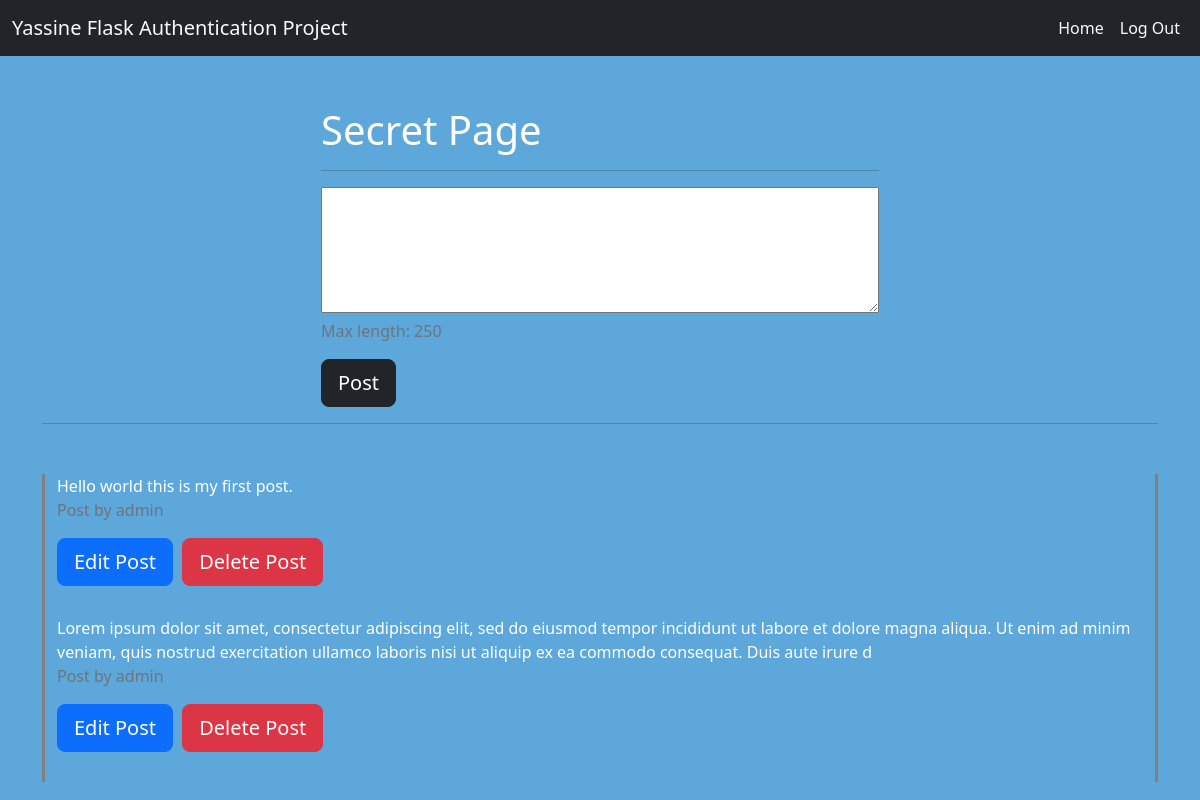
Screenshot of /secret (signed in) with the database file from the repository.
### social_app/db_models.py (models this page shows, shortened)
class User(UserMixin, db1.Model):
    __bind_key__ = "db1"
    id = db1.Column(db1.Integer, primary_key=True)
    username = db1.Column(db1.String(30), unique=True, nullable=False)
    password = db1.Column(db1.String,  unique=False, nullable=False)
    email = db1.Column(db1.String,  unique=True, nullable=False)
    info = {'bind_key': 'db1'}

### social_app/routes.py (the view, shortened to what this page needs)
@app.route("/secret", methods=["GET", "POST"])
@login_required
def secret_page():
    all_posts = get_all_posts()
    return render_template("secret.html", name=current_user.username, logged_in=current_user.is_authenticated, all_posts=all_posts)

### social_app/db_models.py (called while the page is built)
@login_manager.user_loader
def load_user(user_id):
    return User.query.get(int(user_id))

### social_app/utils.py (called while the page is built)
def get_all_posts():
   all_posts = Post.query.all()
   return all_posts

### social_app/templates/secret.html (shortened to what this page needs)
{% extends "base.html" %}
{% block content %}
<div class="secret-div-2 container ">
    <div class="secret-div-2-form-div">
        <h1 class="secret-div-2-h1">Secret Page</h1>
        <hr>
        <form action=" {{ url_for('secret_page') }}" method="POST">
            <textarea maxlength=250 type="text" name="post-text" id="postid"  rows="5" placeholder="Say somthing..." style="width:100%; " validate > </textarea>
                <p class="text-muted" >Max length: 250</p>
            <button class="btn btn-lg btn-dark" type="submit">Post</button>
        </form>
    </div>
    <hr>
    <div class="secret-div-post-div container">
        {% for posts in all_posts %}
            <div>
                <p class="secret-post-body" >{{ posts.post }}</p>
                <p class="secret-post-username text-muted" >Post by {{ posts.username }} </p>
                <button class="secret-edit-post btn btn-lg btn-primary" >Edit Post</button>
                <button class="secret-delete-post btn btn-lg btn-danger" >Delete Post</button>
            </div>
        {% endfor %}
    </div>
</div>
{% endblock %}

### social_app/templates/base.html (shortened to what this page needs)
<!DOCTYPE html>
<html>
<head>
    {% block head %}
    <link href="https://cdn.jsdelivr.net/npm/bootstrap@5.2.2/dist/css/bootstrap.min.css" rel="stylesheet">
    <link rel="stylesheet" href="static/css/style.css">
    {% endblock %}
</head>
<body>
    <section id="top-section">
        <div class=" top-section-container-fluid">
            <nav class="navbar navbar-expand-lg navbar-dark bg-dark ">
                <div class="container-fluid">
                    <a class="navbar-brand link-light" href=" {{ url_for('home_page') }} ">
                        Yassine Flask Authentication Project
                    </a>
                  <div class="justify-content-end collapse navbar-collapse" id="navbarText">
                    <ul class="navbar-nav ">
                        <li class="nav-item">
                            <a class="nav-link link-light" href="{{ url_for('home_page') }}">Home</a>
                        </li>
                        <li class="nav-item">
                            <a class="nav-link link-light" href="{{ url_for('logout') }}">Log Out</a>
                        </li>
                    </ul>
                  </div>
                </div>
            </nav>
        </div>
    </section>
    {% block content %}
    {% endblock %}
</body>
</html>

### social_app/static/css/style.css (style rules this page uses)
body { background-color: #5DA7DB; }
.secret-div-2 { margin-top: 50px; }
.secret-div-2-form-div { width: 50%; margin: auto; }
.secret-div-2-h1 { color: white; font-size: 40px; }
.secret-div-post-div { margin-top: 50px; border-left: solid gray; border-right: solid gray; }
.secret-post-body { margin-bottom: 0; color: white; }
.secret-post-username { margin-top: 0; }
.secret-edit-post { margin-bottom: 30px; }
.secret-delete-post { margin-bottom: 30px; margin-left: 5px; }

### rows the page displays
User: post "Hello world this is my first post.", username "admin", post "Lorem ipsum dolor sit amet, consectetur adipiscing elit, sed do eiusmod tempor incididunt ut labore et dolore magna aliqua. Ut enim ad minim veniam, quis nostrud exercitation ullamco laboris nisi ut aliquip ex ea commodo consequat. Duis aute irure d"
